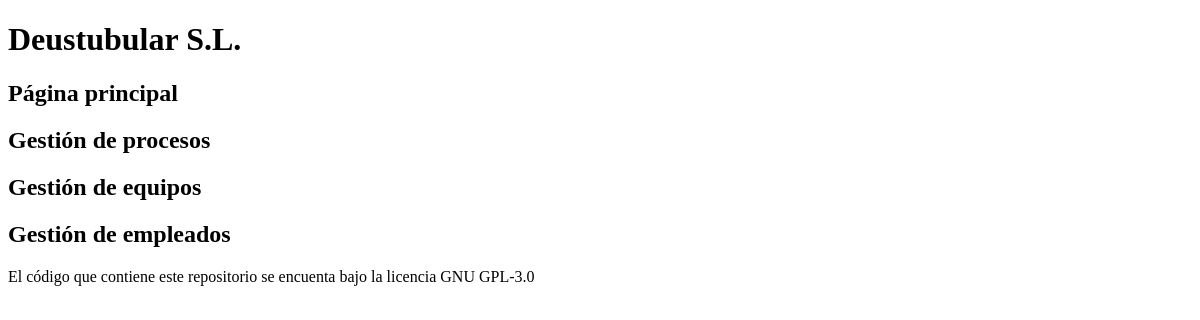
The app's page /appProduccion/equipos/, older data.
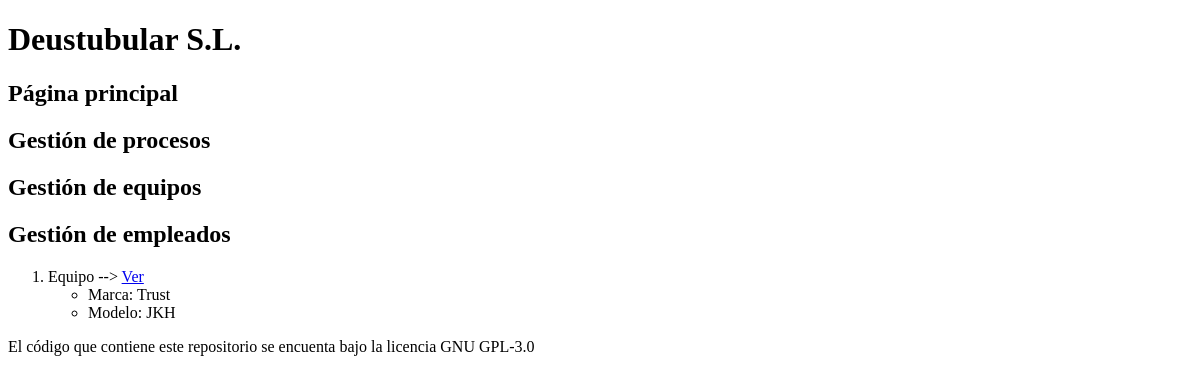
The same page, newer data.
### appProduccion/models.py (models this page shows, shortened)
class Equipo(models.Model):
    modelo = models.CharField(max_length=100)
    marca = models.CharField(max_length=100)
    categoria = models.CharField(max_length=100)
    fecha_adquisicion = models.DateField()
    fecha_instalacion = models.DateField()

### appProduccion/views.py (the view)
# urls.py: path('equipos/', views.EquiposListView.as_view(), name='equipos_list'),
class EquiposListView(ListView):
    model = Equipo
    template_name = 'equipos_list.html'
    queryset = Equipo.objects.order_by('id')
    def get_context_data(self, **kwargs):
        context = super(EquiposListView, self).get_context_data(**kwargs)
        context['titulo_pagin'] = 'Equipos existentes'
        return context

### appProduccion/Templates/equipos_list.html
{% extends "base.html" %}
{% block contenido %}
<ol>
    {% for eq in equipo_list %}
    <li>
        Equipo --> <a href="{% url 'equipo_detail' eq.id %}">Ver</a>
        <ul>
            <li>Marca: {{ eq.marca }}</li>
            <li>Modelo: {{ eq.modelo }}</li>
        </ul>
    </li>
    {% endfor %}
</ol>
{% endblock %}

Row changes from the older to the newer data that the page shows:
added Equipo: marca "Trust", modelo "JKH"
